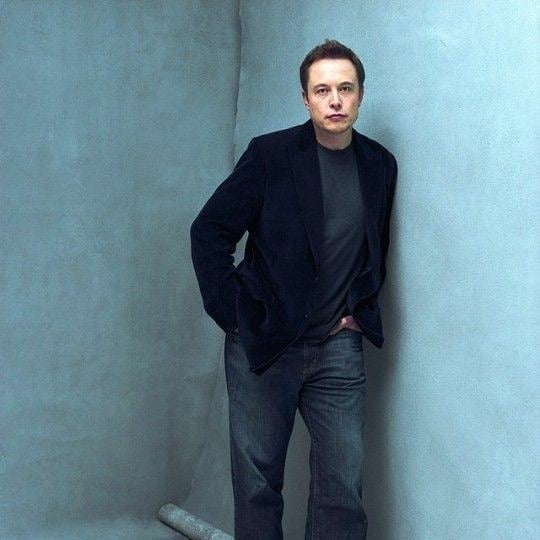
#> input picture TestImages/sample.jpg, 540 x 540 px
$ python tester.py
#> lines starting #> are read from the running program, lines starting #| are printed output that depends on the picture
### faceRecognition.py
import cv2
import os
import numpy as np

def faceDetection(test_img):
    # convert color image to grayscale
    gray_img = cv2.cvtColor(test_img, cv2.COLOR_BGR2GRAY)
    face_haar_cascade = cv2.CascadeClassifier('HaarCascade/haarcascade_frontalface_default.xml')

    # detectMultiScale returns rectangles
    faces = face_haar_cascade.detectMultiScale(gray_img, scaleFactor=1.32, minNeighbors=5)
    return faces, gray_img

# Given a directory below function returns part of gray_img which is face along with its label/ID
def labels_for_training_data(directory):
    faces=[]
    faceID=[]

    for path, subdirnames, filenames in os.walk(directory):
        for filename in filenames:
            if filename.startswith("."):
                print("Skipping system file")
                continue

            id = os.path.basename(path) # fetching subdirectory names
            img_path = os.path.join(path,filename) # fetching image path
            print("img_path:", img_path)
            print("id:", id)

            # loading each image one by one
            test_img = cv2.imread(img_path)
            if test_img is None:
                print("Image not loaded properly")
                continue

            # Calling faceDetection function to return faces detected in particular image
            faces_rect, gray_img = faceDetection(test_img)
            if len(faces_rect) != 1:
               continue # Since we are assuming only single person images are being fed to classifier

            (x,y,w,h) = faces_rect[0]
            roi_gray = gray_img[y:y+w,x:x+h] # cropping region of interest i.e. face area from grayscale image
            faces.append(roi_gray)
            faceID.append(int(id))
    return faces, faceID


# Below function trains haar classifier and takes faces, faceID returned by previous function as its arguments
def train_classifier(faces, faceID):
    face_recognizer = cv2.face.LBPHFaceRecognizer_create()
    face_recognizer.train(faces, np.array(faceID))
    return face_recognizer

# Below function draws bounding boxes around detected face in image
def draw_rect(test_img, face):
    (x,y,w,h) = face
    cv2.rectangle(test_img, (x,y), (x+w,y+h), (255,0,0), thickness=2)

# Below function writes name of person for detected label
def put_text(test_img, text, x, y):
    cv2.putText(test_img, text, (x,y), cv2.FONT_HERSHEY_DUPLEX, 1, (255,0,0), 2)

### tester.py
import cv2
import os
import numpy as np
import faceRecognition as fr


# This module takes images  stored in disk and performs face recognition
test_img = cv2.imread('TestImages/sample.jpg') # test_img path
#> test_img is the input picture: shape (540, 540, 3); mean B, G, R 139.8, 128, 99.5
faces_detected,gray_img = fr.faceDetection(test_img)
#> in faceDetection, `gray_img = cv2.cvtColor(test_img, cv2.COLOR_BGR2GRAY)`:
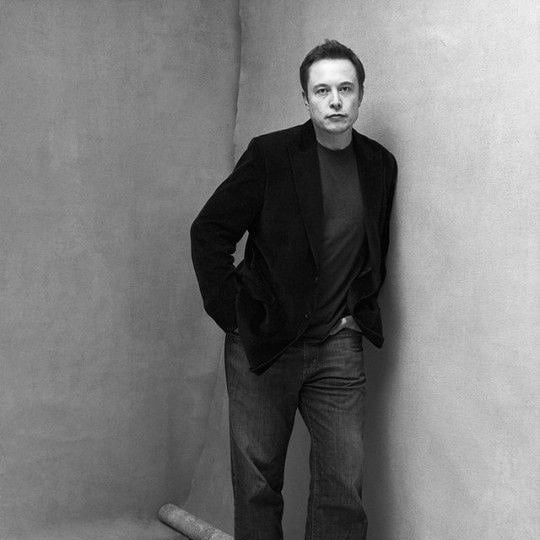
#> gray_img: shape (540, 540); min 0, max 252, mean 120.8
#> in faceDetection, `faces = face_haar_cascade.detectMultiScale(gray_img, scaleFactor=1.32,..`: faces = [[301, 63, 68, 68]]
#> faces_detected = [[301, 63, 68, 68]]
print("faces_detected:", faces_detected)
#| faces_detected: [[301  63  68  68]]


faces, faceID = fr.labels_for_training_data('trainingImages')
#> pass 2 of the loop in labels_for_training_data, `for path, subdirnames, filenames in os.walk(directory):`:
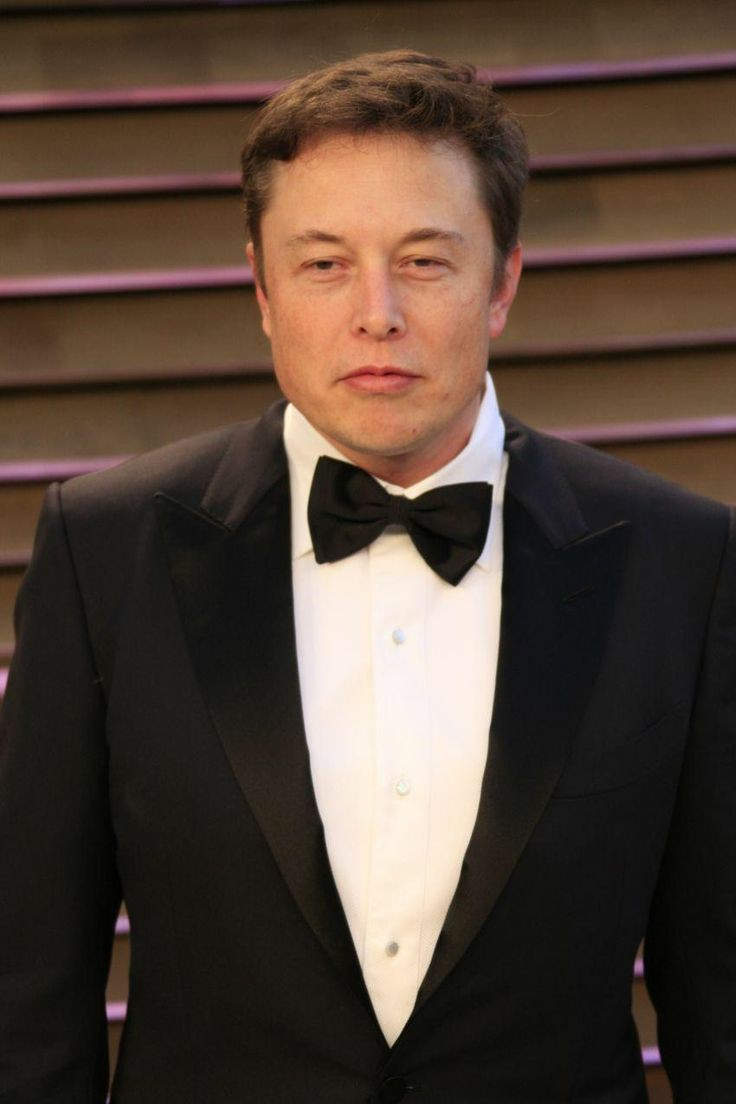
#> input picture trainingImages/0/088d97f806ce315a42fcdb967c8a3fcf.jpg, 736 x 1104 px
#> in labels_for_training_data, test_img is the input picture: shape (1104, 736, 3); mean B, G, R 54.6, 65.5, 81.5
#> in faceDetection (call 2), `gray_img = cv2.cvtColor(test_img, cv2.COLOR_BGR2GRAY)`:
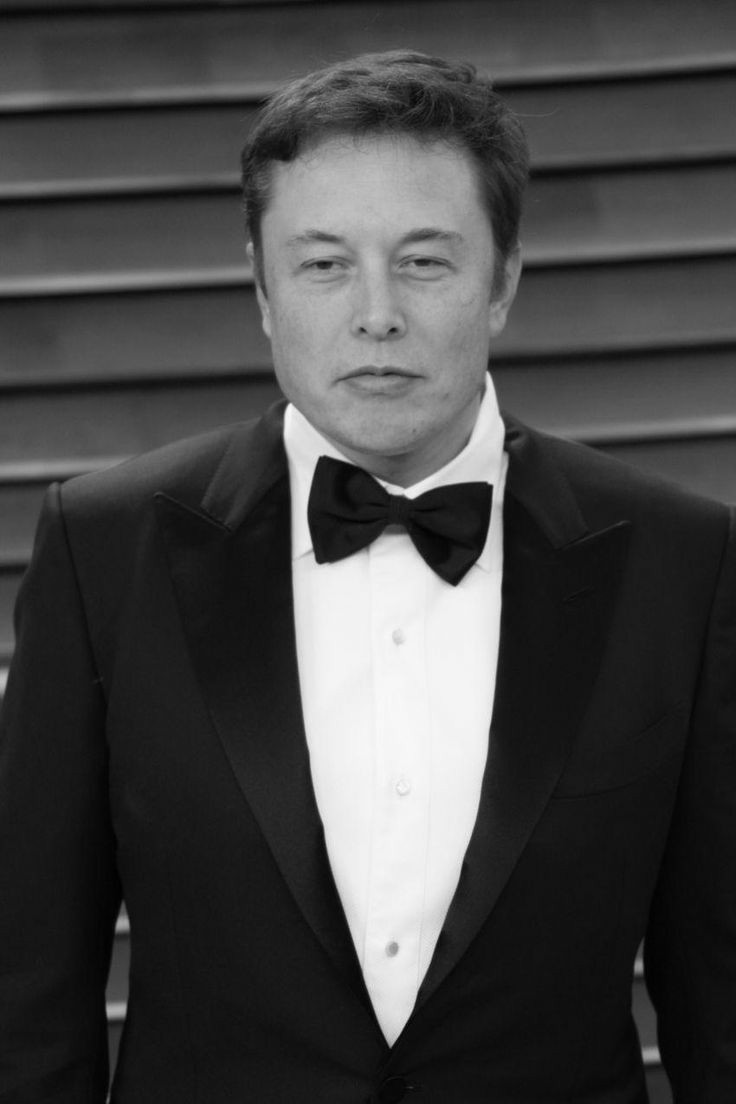
#> gray_img: shape (1104, 736); min 0, max 253, mean 69
#> faces = [[233, 149, 292, 292]]
#> in labels_for_training_data, `(x,y,w,h) = faces_rect[0]`: x = 233; y = 149; w = 292
#> in labels_for_training_data, `roi_gray = gray_img[y:y+w,x:x+h]`:
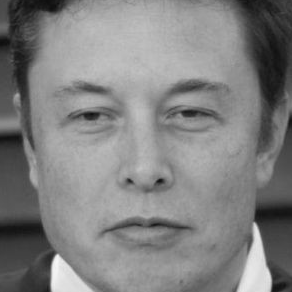
#> roi_gray: shape (292, 292); min 14, max 247, mean 129.2

# Comment belows lines when running this program second time.
# Since it saves training.yml file in directory
face_recognizer = fr.train_classifier(faces, faceID)
face_recognizer.save('trainingData.yml')


# Uncomment below line for subsequent runs
# face_recognizer = cv2.face.LBPHFaceRecognizer_create()
# Use this to load training data for subsequent runs
# face_recognizer.read('trainingData.yml')


# creating dictionary containing names for each label
name = {0: "Elon Musk", 1: "Bill Gates"}

for face in faces_detected:
    (x,y,w,h) = face
    roi_gray = gray_img[y:y+h,x:x+h]

    # predicting the label of given image
    label, confidence = face_recognizer.predict(roi_gray)
    print("confidence:", confidence)
    print("label:", label)

    fr.draw_rect(test_img, face)
    predicted_name = name[label]

    # If confidence more than 37 then don't print predicted face text on screen
    # if(confidence>37):
    #     continue
    fr.put_text(test_img, predicted_name, x, y)
#> this loop made 1 pass
#> pass 1, `roi_gray = gray_img[y:y+h,x:x+h]`:
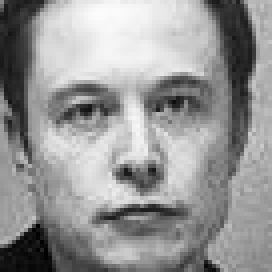
#> roi_gray: shape (68, 68) (shown 4 times larger); min 1, max 252, mean 150.1

resized_img = cv2.resize(test_img, (500,500))
cv2.imshow("face dtecetion tutorial", resized_img)
# waits indefinitely until a key is pressed
cv2.waitKey(0)
cv2.destroyAllWindows
